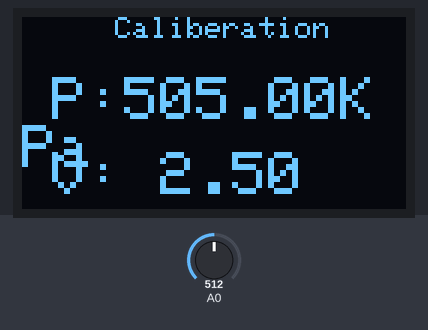
This sketch was run on a simulated Arduino Uno, built with avr-gcc and run on an emulated ATmega328P. Parts: 128×64 one-colour display. Inputs (shaded band) come from the test bench; at power-on: A0 = 512. What the sketch prints to the serial monitor is not drawn.

Above: at 3.2 s.
3.3 s: A0 set to 716
At 5.3 s:
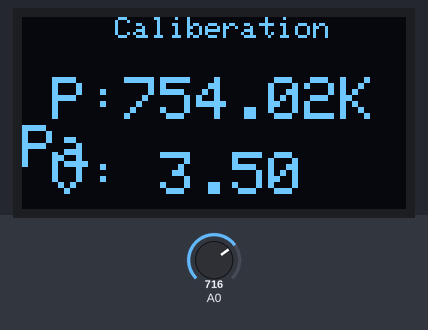
5.6 s: A0 set to 900
At 6.8 s:
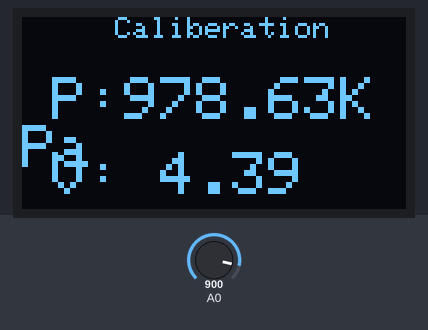
7.6 s: A0 set to 1023
At 9.4 s:
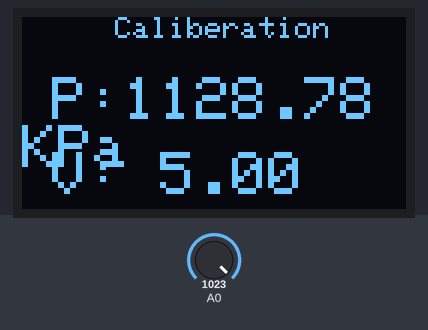
Timing chart, 0 to 10.9 s (numbered marks = the images above; inputs shaded):
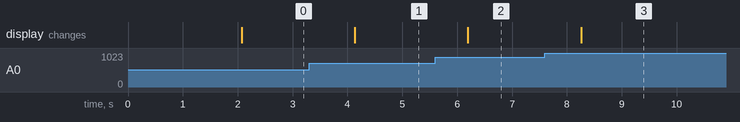

The sketch:

water_pressure_calibrate.ino
```cpp
#include <Wire.h>
#include <Adafruit_GFX.h>
#include <Adafruit_SSD1306.h>
#define SCREEN_WIDTH 128  // OLED display width, in pixels
#define SCREEN_HEIGHT 64  // OLED display height, in pixels
#define OLED_RESET -1     // Reset pin # (or -1 if sharing Arduino reset pin)
Adafruit_SSD1306 display(SCREEN_WIDTH, SCREEN_HEIGHT, &Wire, OLED_RESET);
//const float OffSet = 0.254;  // adjust this value
const float OffSet = 0.480;

float avgV = 0.0;

float V = 0;
float P;

void setup() {
  Serial.begin(9600);  // open serial port, set the baud rate to 9600 bps
  Serial.println("/** Water pressure sensor demo **/");
  Serial.println("/** Water pressure sensor demo **/");
  display.begin(SSD1306_SWITCHCAPVCC, 0x3C);
  delay(2000);
  display.clearDisplay();
  display.setTextColor(WHITE);
}
void loop() {
  //Connect sensor to Analog 0

  V = analogRead(0) * 5.00 / 1024;  //Sensor output voltage


  P = (V - OffSet) * 250;  //Calculate water pressure

  Serial.print("Voltage:");
  Serial.print(V, 3);
  Serial.println("V");

  Serial.print(" Pressure:");
  Serial.print(P, 1);
  Serial.println(" KPa");
  Serial.println();
  display.clearDisplay();
  display.setCursor(25, 0);
  display.setTextSize(1);
  display.setTextColor(WHITE);
  display.println(" Caliberation");
  display.setCursor(10, 20);
  display.setTextSize(2);
  display.print("P:" + String(P));
  display.print("KPa");

  display.setCursor(10, 45);
  display.setTextSize(2);
  display.print("V: ");
  display.print(V);
  display.display();
  delay(1000);
}
```

Measured:
- after the input at 3.3 s, the display: changes after 0.83 s (image 1)
- after the input at 5.6 s, the display: changes after 0.60 s (image 2)
- after the input at 7.6 s, the display: changes after 0.66 s (image 3)
